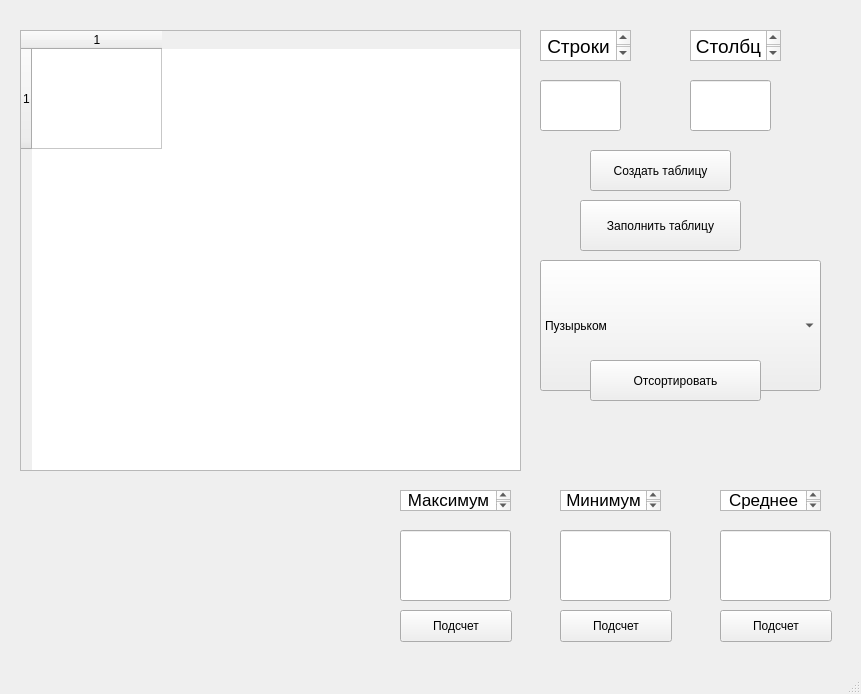
<?xml version="1.0" encoding="UTF-8"?>
<ui version="4.0">
 <class>MainWindow</class>
 <widget class="QMainWindow" name="MainWindow">
  <property name="geometry">
   <rect>
    <x>0</x>
    <y>0</y>
    <width>861</width>
    <height>694</height>
   </rect>
  </property>
  <property name="windowTitle">
   <string>MainWindow</string>
  </property>
  <widget class="QWidget" name="centralwidget">
   <widget class="QTableWidget" name="tableWidget">
    <property name="geometry">
     <rect>
      <x>20</x>
      <y>30</y>
      <width>501</width>
      <height>441</height>
     </rect>
    </property>
    <attribute name="horizontalHeaderMinimumSectionSize">
     <number>19</number>
    </attribute>
    <attribute name="horizontalHeaderDefaultSectionSize">
     <number>130</number>
    </attribute>
    <attribute name="verticalHeaderDefaultSectionSize">
     <number>100</number>
    </attribute>
    <row>
     <property name="text">
      <string>1</string>
     </property>
    </row>
    <column>
     <property name="text">
      <string>1</string>
     </property>
    </column>
   </widget>
   <widget class="QPushButton" name="createtable">
    <property name="geometry">
     <rect>
      <x>590</x>
      <y>150</y>
      <width>141</width>
      <height>41</height>
     </rect>
    </property>
    <property name="text">
     <string>Создать таблицу</string>
    </property>
   </widget>
   <widget class="QLineEdit" name="count_row">
    <property name="geometry">
     <rect>
      <x>540</x>
      <y>80</y>
      <width>81</width>
      <height>51</height>
     </rect>
    </property>
   </widget>
   <widget class="QLineEdit" name="count_column">
    <property name="geometry">
     <rect>
      <x>690</x>
      <y>80</y>
      <width>81</width>
      <height>51</height>
     </rect>
    </property>
   </widget>
   <widget class="QTextEdit" name="row">
    <property name="geometry">
     <rect>
      <x>540</x>
      <y>30</y>
      <width>91</width>
      <height>31</height>
     </rect>
    </property>
    <property name="readOnly">
     <bool>true</bool>
    </property>
    <property name="html">
     <string>&lt;!DOCTYPE HTML PUBLIC &quot;-//W3C//DTD HTML 4.0//EN&quot; &quot;http://www.w3.org/TR/REC-html40/strict.dtd&quot;&gt;
&lt;html&gt;&lt;head&gt;&lt;meta name=&quot;qrichtext&quot; content=&quot;1&quot; /&gt;&lt;style type=&quot;text/css&quot;&gt;
p, li { white-space: pre-wrap; }
&lt;/style&gt;&lt;/head&gt;&lt;body style=&quot; font-family:'.AppleSystemUIFont'; font-size:13pt; font-weight:400; font-style:normal;&quot;&gt;
&lt;p align=&quot;center&quot; style=&quot; margin-top:0px; margin-bottom:0px; margin-left:0px; margin-right:0px; -qt-block-indent:0; text-indent:0px;&quot;&gt;&lt;span style=&quot; font-size:14pt;&quot;&gt;Строки&lt;/span&gt;&lt;/p&gt;&lt;/body&gt;&lt;/html&gt;</string>
    </property>
   </widget>
   <widget class="QTextEdit" name="column">
    <property name="geometry">
     <rect>
      <x>690</x>
      <y>30</y>
      <width>91</width>
      <height>31</height>
     </rect>
    </property>
    <property name="readOnly">
     <bool>true</bool>
    </property>
    <property name="html">
     <string>&lt;!DOCTYPE HTML PUBLIC &quot;-//W3C//DTD HTML 4.0//EN&quot; &quot;http://www.w3.org/TR/REC-html40/strict.dtd&quot;&gt;
&lt;html&gt;&lt;head&gt;&lt;meta name=&quot;qrichtext&quot; content=&quot;1&quot; /&gt;&lt;style type=&quot;text/css&quot;&gt;
p, li { white-space: pre-wrap; }
&lt;/style&gt;&lt;/head&gt;&lt;body style=&quot; font-family:'.AppleSystemUIFont'; font-size:13pt; font-weight:400; font-style:normal;&quot;&gt;
&lt;p align=&quot;center&quot; style=&quot; margin-top:0px; margin-bottom:0px; margin-left:0px; margin-right:0px; -qt-block-indent:0; text-indent:0px;&quot;&gt;&lt;span style=&quot; font-size:14pt;&quot;&gt;Столбцы&lt;/span&gt;&lt;/p&gt;&lt;/body&gt;&lt;/html&gt;</string>
    </property>
   </widget>
   <widget class="QPushButton" name="zapolnenie">
    <property name="geometry">
     <rect>
      <x>580</x>
      <y>200</y>
      <width>161</width>
      <height>51</height>
     </rect>
    </property>
    <property name="text">
     <string>Заполнить таблицу</string>
    </property>
   </widget>
   <widget class="QComboBox" name="comboBox">
    <property name="geometry">
     <rect>
      <x>540</x>
      <y>260</y>
      <width>281</width>
      <height>131</height>
     </rect>
    </property>
    <item>
     <property name="text">
      <string>Пузырьком</string>
     </property>
    </item>
    <item>
     <property name="text">
      <string>Гномья</string>
     </property>
    </item>
    <item>
     <property name="text">
      <string>Расческа</string>
     </property>
    </item>
    <item>
     <property name="text">
      <string>Обезьянья</string>
     </property>
    </item>
    <item>
     <property name="text">
      <string>Быстрая</string>
     </property>
    </item>
   </widget>
   <widget class="QPushButton" name="sortirovka">
    <property name="geometry">
     <rect>
      <x>590</x>
      <y>360</y>
      <width>171</width>
      <height>41</height>
     </rect>
    </property>
    <property name="text">
     <string>Отсортировать</string>
    </property>
   </widget>
   <widget class="QLineEdit" name="max1">
    <property name="geometry">
     <rect>
      <x>400</x>
      <y>530</y>
      <width>111</width>
      <height>71</height>
     </rect>
    </property>
   </widget>
   <widget class="QLineEdit" name="middle">
    <property name="geometry">
     <rect>
      <x>720</x>
      <y>530</y>
      <width>111</width>
      <height>71</height>
     </rect>
    </property>
   </widget>
   <widget class="QLineEdit" name="min1">
    <property name="geometry">
     <rect>
      <x>560</x>
      <y>530</y>
      <width>111</width>
      <height>71</height>
     </rect>
    </property>
   </widget>
   <widget class="QTextEdit" name="maximum">
    <property name="geometry">
     <rect>
      <x>400</x>
      <y>490</y>
      <width>111</width>
      <height>21</height>
     </rect>
    </property>
    <property name="readOnly">
     <bool>true</bool>
    </property>
    <property name="html">
     <string>&lt;!DOCTYPE HTML PUBLIC &quot;-//W3C//DTD HTML 4.0//EN&quot; &quot;http://www.w3.org/TR/REC-html40/strict.dtd&quot;&gt;
&lt;html&gt;&lt;head&gt;&lt;meta name=&quot;qrichtext&quot; content=&quot;1&quot; /&gt;&lt;style type=&quot;text/css&quot;&gt;
p, li { white-space: pre-wrap; }
&lt;/style&gt;&lt;/head&gt;&lt;body style=&quot; font-family:'.AppleSystemUIFont'; font-size:13pt; font-weight:400; font-style:normal;&quot;&gt;
&lt;p align=&quot;center&quot; style=&quot; margin-top:0px; margin-bottom:0px; margin-left:0px; margin-right:0px; -qt-block-indent:0; text-indent:0px;&quot;&gt;Максимум&lt;/p&gt;&lt;/body&gt;&lt;/html&gt;</string>
    </property>
   </widget>
   <widget class="QTextEdit" name="minimum">
    <property name="geometry">
     <rect>
      <x>560</x>
      <y>490</y>
      <width>101</width>
      <height>21</height>
     </rect>
    </property>
    <property name="readOnly">
     <bool>true</bool>
    </property>
    <property name="html">
     <string>&lt;!DOCTYPE HTML PUBLIC &quot;-//W3C//DTD HTML 4.0//EN&quot; &quot;http://www.w3.org/TR/REC-html40/strict.dtd&quot;&gt;
&lt;html&gt;&lt;head&gt;&lt;meta name=&quot;qrichtext&quot; content=&quot;1&quot; /&gt;&lt;style type=&quot;text/css&quot;&gt;
p, li { white-space: pre-wrap; }
&lt;/style&gt;&lt;/head&gt;&lt;body style=&quot; font-family:'.AppleSystemUIFont'; font-size:13pt; font-weight:400; font-style:normal;&quot;&gt;
&lt;p align=&quot;center&quot; style=&quot; margin-top:0px; margin-bottom:0px; margin-left:0px; margin-right:0px; -qt-block-indent:0; text-indent:0px;&quot;&gt;Минимум&lt;/p&gt;&lt;/body&gt;&lt;/html&gt;</string>
    </property>
   </widget>
   <widget class="QTextEdit" name="srednee">
    <property name="geometry">
     <rect>
      <x>720</x>
      <y>490</y>
      <width>101</width>
      <height>21</height>
     </rect>
    </property>
    <property name="readOnly">
     <bool>true</bool>
    </property>
    <property name="html">
     <string>&lt;!DOCTYPE HTML PUBLIC &quot;-//W3C//DTD HTML 4.0//EN&quot; &quot;http://www.w3.org/TR/REC-html40/strict.dtd&quot;&gt;
&lt;html&gt;&lt;head&gt;&lt;meta name=&quot;qrichtext&quot; content=&quot;1&quot; /&gt;&lt;style type=&quot;text/css&quot;&gt;
p, li { white-space: pre-wrap; }
&lt;/style&gt;&lt;/head&gt;&lt;body style=&quot; font-family:'.AppleSystemUIFont'; font-size:13pt; font-weight:400; font-style:normal;&quot;&gt;
&lt;p align=&quot;center&quot; style=&quot; margin-top:0px; margin-bottom:0px; margin-left:0px; margin-right:0px; -qt-block-indent:0; text-indent:0px;&quot;&gt;Среднее&lt;/p&gt;&lt;/body&gt;&lt;/html&gt;</string>
    </property>
   </widget>
   <widget class="QPushButton" name="max">
    <property name="geometry">
     <rect>
      <x>400</x>
      <y>610</y>
      <width>112</width>
      <height>32</height>
     </rect>
    </property>
    <property name="text">
     <string>Подсчет</string>
    </property>
   </widget>
   <widget class="QPushButton" name="min">
    <property name="geometry">
     <rect>
      <x>560</x>
      <y>610</y>
      <width>112</width>
      <height>32</height>
     </rect>
    </property>
    <property name="text">
     <string>Подсчет</string>
    </property>
   </widget>
   <widget class="QPushButton" name="sredn">
    <property name="geometry">
     <rect>
      <x>720</x>
      <y>610</y>
      <width>112</width>
      <height>32</height>
     </rect>
    </property>
    <property name="text">
     <string>Подсчет</string>
    </property>
   </widget>
  </widget>
  <widget class="QMenuBar" name="menubar">
   <property name="geometry">
    <rect>
     <x>0</x>
     <y>0</y>
     <width>861</width>
     <height>22</height>
    </rect>
   </property>
  </widget>
  <widget class="QStatusBar" name="statusbar"/>
 </widget>
 <resources/>
 <connections/>
</ui>
